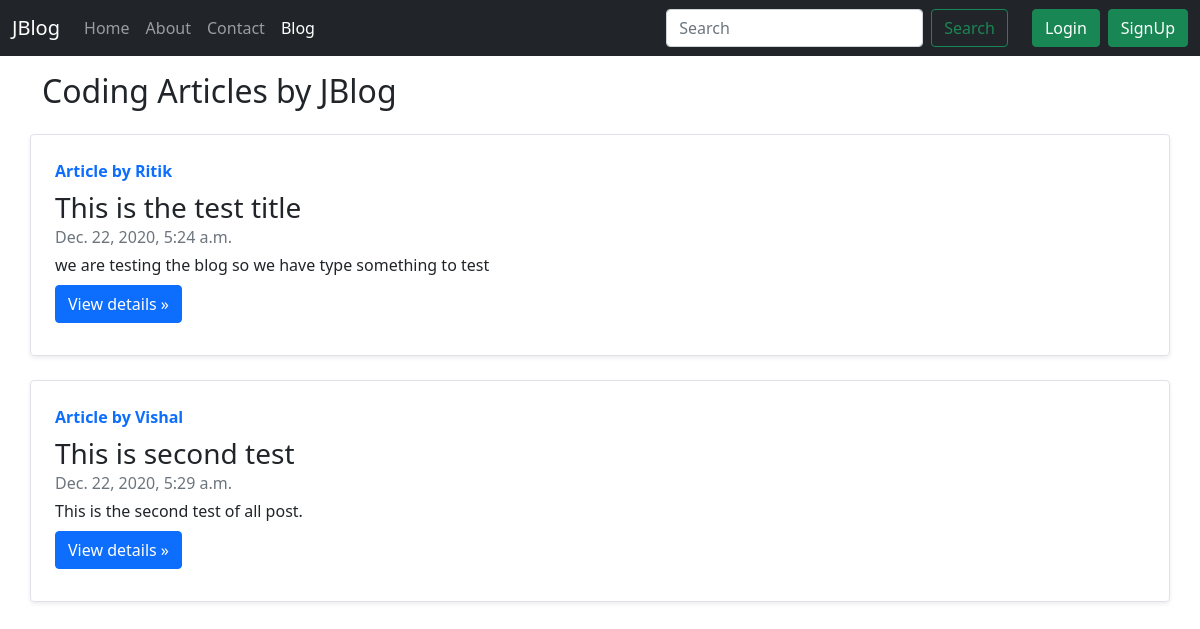
The page /blog/ on the database as committed earlier.
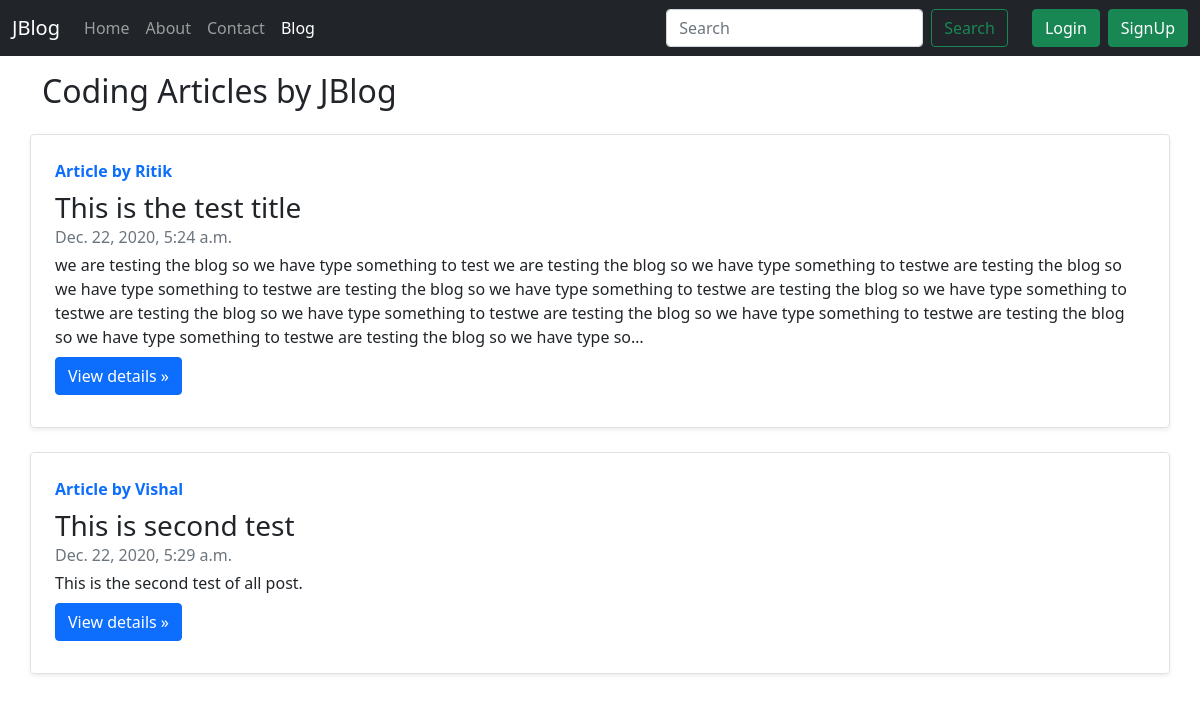
The same page on the database as committed later.
### blog/models.py (models this page shows, shortened)
class Post(models.Model):
    sno = models.AutoField(primary_key=True)
    title = models.CharField(max_length=255)
    content = models.TextField()
    author = models.CharField(max_length=100)
    slug = models.CharField(max_length=130)
    timeStamp = models.DateTimeField(blank=True)

### blog/views.py (the view)
# urls.py: path('', views.blogHome, name='blogHome'),
def blogHome(request):
    allPosts = Post.objects.all()
    context = {'allPosts':allPosts}
    return render(request, 'blog/blogHome.html', context)

### templates/blog/blogHome.html (shortened to what this page needs)
{% extends 'base.html' %}
{% block blogactive %} active {% endblock blogactive %}
{% block body %}
<div class="container my-3">
    <h2>Coding Articles by JBlog</h2>
    {% for post in allPosts  %}
    <div class="row no-gutters border rounded overflow-hidden flex-md-row mb-4 shadow-sm h-md-250 my-4 position-relative">
        <div class="col p-4 d-flex flex-column position-static">
            <strong class="d-inline-block mb-2 text-primary">Article  by {{post.author}}</strong>
            <h3 class="mb-0">{{post.title}}</h3>
            <div class="mb-1 text-muted">{{post.timeStamp}}</div>
            <p class="card-text mb-auto">{{post.content| truncatechars:500}}</p>
            <div class="my-2">
            	<a href="/blog/{{post.slug}}" role="button" class="btn btn-primary">View details &raquo;</a>
            </div>
        </div>
    </div>
    {% endfor %}
</div>
 {% endblock %}

Rows that differ between the two databases and show on the page:
changed Post "This is the test title": content "we are testing the blog so we have type something to test" → "…type something to test we are testing the blog so we have type something to testwe are testing the blog so we have type something to testwe are testing the blog so we have type something to testwe are testing the blog so we have type something to testwe are testing the blog so we have type something to testwe are testing the blog so we have type something to testwe are testing the blog so we have type something to testwe are testing the blog so we have type so…"
